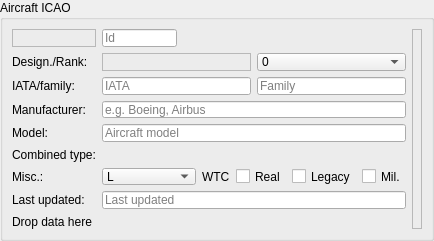
<?xml version="1.0" encoding="UTF-8"?>
<ui version="4.0">
 <class>CAircraftIcaoForm</class>
 <widget class="QFrame" name="CAircraftIcaoForm">
  <property name="geometry">
   <rect>
    <x>0</x>
    <y>0</y>
    <width>402</width>
    <height>241</height>
   </rect>
  </property>
  <property name="minimumSize">
   <size>
    <width>0</width>
    <height>220</height>
   </size>
  </property>
  <property name="windowTitle">
   <string>Aircraft ICAO</string>
  </property>
  <layout class="QVBoxLayout" name="vl_AirccraftIcaoForm">
   <property name="spacing">
    <number>4</number>
   </property>
   <property name="leftMargin">
    <number>0</number>
   </property>
   <property name="topMargin">
    <number>0</number>
   </property>
   <property name="rightMargin">
    <number>0</number>
   </property>
   <property name="bottomMargin">
    <number>0</number>
   </property>
   <item>
    <widget class="QGroupBox" name="gb_AircraftIcao">
     <property name="title">
      <string>Aircraft ICAO</string>
     </property>
     <layout class="QGridLayout" name="gl_AircraftIcao">
      <item row="1" column="1">
       <widget class="QWidget" name="wi_DesignatorRank" native="true">
        <layout class="QHBoxLayout" name="hl_DesignatorRank">
         <property name="leftMargin">
          <number>0</number>
         </property>
         <property name="topMargin">
          <number>0</number>
         </property>
         <property name="rightMargin">
          <number>0</number>
         </property>
         <property name="bottomMargin">
          <number>0</number>
         </property>
         <item>
          <widget class="BlackGui::Components::CDbAircraftIcaoSelectorComponent" name="aircraft_Selector">
           <property name="frameShape">
            <enum>QFrame::StyledPanel</enum>
           </property>
           <property name="frameShadow">
            <enum>QFrame::Raised</enum>
           </property>
          </widget>
         </item>
         <item>
          <widget class="QComboBox" name="cb_Rank">
           <item>
            <property name="text">
             <string>0</string>
            </property>
           </item>
           <item>
            <property name="text">
             <string>1</string>
            </property>
           </item>
           <item>
            <property name="text">
             <string>2</string>
            </property>
           </item>
           <item>
            <property name="text">
             <string>3</string>
            </property>
           </item>
           <item>
            <property name="text">
             <string>4</string>
            </property>
           </item>
           <item>
            <property name="text">
             <string>5</string>
            </property>
           </item>
           <item>
            <property name="text">
             <string>6</string>
            </property>
           </item>
           <item>
            <property name="text">
             <string>7</string>
            </property>
           </item>
           <item>
            <property name="text">
             <string>8</string>
            </property>
           </item>
           <item>
            <property name="text">
             <string>9</string>
            </property>
           </item>
           <item>
            <property name="text">
             <string>Unspecified</string>
            </property>
           </item>
          </widget>
         </item>
        </layout>
       </widget>
      </item>
      <item row="0" column="2" rowspan="9">
       <widget class="BlackGui::Editors::CValidationIndicator" name="val_Indicator">
        <property name="minimumSize">
         <size>
          <width>10</width>
          <height>0</height>
         </size>
        </property>
        <property name="frameShape">
         <enum>QFrame::StyledPanel</enum>
        </property>
        <property name="frameShadow">
         <enum>QFrame::Raised</enum>
        </property>
       </widget>
      </item>
      <item row="5" column="1">
       <widget class="BlackGui::Components::CAircraftCombinedTypeSelector" name="combined_TypeSelector"/>
      </item>
      <item row="6" column="1">
       <widget class="QWidget" name="wi_Checkboxes" native="true">
        <layout class="QHBoxLayout" name="hl_CheckBoxes">
         <property name="leftMargin">
          <number>0</number>
         </property>
         <property name="topMargin">
          <number>0</number>
         </property>
         <property name="rightMargin">
          <number>0</number>
         </property>
         <property name="bottomMargin">
          <number>0</number>
         </property>
         <item>
          <widget class="QComboBox" name="cb_Wtc">
           <property name="toolTip">
            <string>Wake turbulence category</string>
           </property>
           <item>
            <property name="text">
             <string>L</string>
            </property>
           </item>
           <item>
            <property name="text">
             <string>M</string>
            </property>
           </item>
           <item>
            <property name="text">
             <string>H</string>
            </property>
           </item>
           <item>
            <property name="text">
             <string>Unspecified</string>
            </property>
           </item>
          </widget>
         </item>
         <item>
          <widget class="QLabel" name="lbl_Wtc">
           <property name="text">
            <string>WTC</string>
           </property>
          </widget>
         </item>
         <item>
          <widget class="QCheckBox" name="cb_RealWorld">
           <property name="toolTip">
            <string>Real world aircraft</string>
           </property>
           <property name="text">
            <string>Real</string>
           </property>
          </widget>
         </item>
         <item>
          <widget class="QCheckBox" name="cb_Legacy">
           <property name="toolTip">
            <string>Legacy aircraft, e.g. Concord, ME109</string>
           </property>
           <property name="text">
            <string>Legacy</string>
           </property>
          </widget>
         </item>
         <item>
          <widget class="QCheckBox" name="cb_Military">
           <property name="toolTip">
            <string>Military aircraft</string>
           </property>
           <property name="text">
            <string>Mil.</string>
           </property>
          </widget>
         </item>
        </layout>
       </widget>
      </item>
      <item row="0" column="0">
       <widget class="BlackGui::CLabelAndIcon" name="lai_id">
        <property name="minimumSize">
         <size>
          <width>20</width>
          <height>0</height>
         </size>
        </property>
        <property name="frameShape">
         <enum>QFrame::StyledPanel</enum>
        </property>
        <property name="frameShadow">
         <enum>QFrame::Raised</enum>
        </property>
       </widget>
      </item>
      <item row="2" column="0">
       <widget class="QLabel" name="lbl_IataFamily">
        <property name="text">
         <string>IATA/family:</string>
        </property>
       </widget>
      </item>
      <item row="0" column="1">
       <widget class="QLineEdit" name="le_Id">
        <property name="maximumSize">
         <size>
          <width>75</width>
          <height>16777215</height>
         </size>
        </property>
        <property name="readOnly">
         <bool>true</bool>
        </property>
        <property name="placeholderText">
         <string>Id</string>
        </property>
       </widget>
      </item>
      <item row="3" column="1">
       <widget class="QLineEdit" name="le_Manufacturer">
        <property name="placeholderText">
         <string>e.g. Boeing, Airbus</string>
        </property>
       </widget>
      </item>
      <item row="4" column="0">
       <widget class="QLabel" name="lbl_ModelDescription">
        <property name="text">
         <string>Model:</string>
        </property>
        <property name="buddy">
         <cstring>le_ModelDescription</cstring>
        </property>
       </widget>
      </item>
      <item row="6" column="0">
       <widget class="QLabel" name="lbl_MiscFlags">
        <property name="text">
         <string>Misc.:</string>
        </property>
       </widget>
      </item>
      <item row="5" column="0">
       <widget class="QLabel" name="lbl_CombinedCode">
        <property name="toolTip">
         <string>Type / Engine / Engine count</string>
        </property>
        <property name="text">
         <string>Combined type:</string>
        </property>
       </widget>
      </item>
      <item row="4" column="1">
       <widget class="QLineEdit" name="le_ModelDescription">
        <property name="placeholderText">
         <string>Aircraft model</string>
        </property>
       </widget>
      </item>
      <item row="7" column="1">
       <widget class="QLineEdit" name="le_Updated">
        <property name="readOnly">
         <bool>true</bool>
        </property>
        <property name="placeholderText">
         <string>Last updated</string>
        </property>
       </widget>
      </item>
      <item row="7" column="0">
       <widget class="QLabel" name="lbl_Timestamp">
        <property name="text">
         <string>Last updated:</string>
        </property>
        <property name="buddy">
         <cstring>le_Updated</cstring>
        </property>
       </widget>
      </item>
      <item row="1" column="0">
       <widget class="QLabel" name="lbl_IcaoDesignator">
        <property name="text">
         <string>Design./Rank:</string>
        </property>
       </widget>
      </item>
      <item row="3" column="0">
       <widget class="QLabel" name="lbl_Manufacturer">
        <property name="text">
         <string>Manufacturer:</string>
        </property>
        <property name="buddy">
         <cstring>le_Manufacturer</cstring>
        </property>
       </widget>
      </item>
      <item row="8" column="0" colspan="2">
       <widget class="BlackGui::CDropSite" name="drop_DropData">
        <property name="text">
         <string>Drop data here</string>
        </property>
       </widget>
      </item>
      <item row="2" column="1">
       <widget class="QWidget" name="wi_IataFmily" native="true">
        <layout class="QHBoxLayout" name="hl_IataFamily">
         <property name="leftMargin">
          <number>0</number>
         </property>
         <property name="topMargin">
          <number>0</number>
         </property>
         <property name="rightMargin">
          <number>0</number>
         </property>
         <property name="bottomMargin">
          <number>0</number>
         </property>
         <item>
          <widget class="QLineEdit" name="le_Iata">
           <property name="layoutDirection">
            <enum>Qt::RightToLeft</enum>
           </property>
           <property name="maxLength">
            <number>10</number>
           </property>
           <property name="placeholderText">
            <string>IATA</string>
           </property>
          </widget>
         </item>
         <item>
          <widget class="QLineEdit" name="le_Family">
           <property name="maxLength">
            <number>10</number>
           </property>
           <property name="placeholderText">
            <string>Family</string>
           </property>
          </widget>
         </item>
        </layout>
       </widget>
      </item>
     </layout>
    </widget>
   </item>
  </layout>
 </widget>
 <customwidgets>
  <customwidget>
   <class>BlackGui::CLabelAndIcon</class>
   <extends>QFrame</extends>
   <header>blackgui/labelandicon.h</header>
   <container>1</container>
  </customwidget>
  <customwidget>
   <class>BlackGui::Editors::CValidationIndicator</class>
   <extends>QFrame</extends>
   <header>blackgui/editors/validationindicator.h</header>
   <container>1</container>
  </customwidget>
  <customwidget>
   <class>BlackGui::CDropSite</class>
   <extends>QLabel</extends>
   <header>blackgui/dropsite.h</header>
  </customwidget>
  <customwidget>
   <class>BlackGui::Components::CAircraftCombinedTypeSelector</class>
   <extends>QFrame</extends>
   <header>blackgui/components/aircraftcombinedtypeselector.h</header>
   <container>1</container>
  </customwidget>
  <customwidget>
   <class>BlackGui::Components::CDbAircraftIcaoSelectorComponent</class>
   <extends>QFrame</extends>
   <header>blackgui/components/dbaircrafticaoselectorcomponent.h</header>
   <container>1</container>
  </customwidget>
 </customwidgets>
 <tabstops>
  <tabstop>le_Id</tabstop>
  <tabstop>cb_Rank</tabstop>
  <tabstop>le_Iata</tabstop>
  <tabstop>le_Family</tabstop>
  <tabstop>le_Manufacturer</tabstop>
  <tabstop>le_ModelDescription</tabstop>
  <tabstop>cb_Wtc</tabstop>
  <tabstop>cb_RealWorld</tabstop>
  <tabstop>cb_Legacy</tabstop>
  <tabstop>cb_Military</tabstop>
  <tabstop>le_Updated</tabstop>
 </tabstops>
 <resources/>
 <connections/>
</ui>
